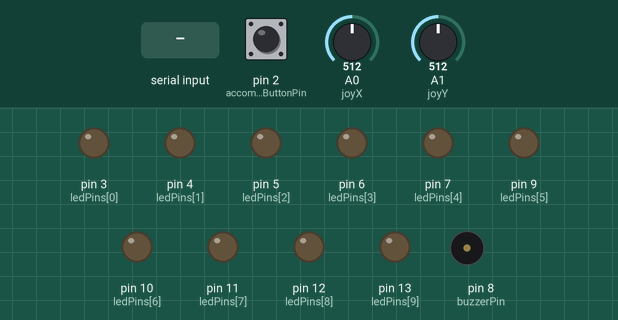
The sketch below on a simulated Arduino Uno, built with avr-gcc and run on an emulated ATmega328P. Shown: output pins drawn as LEDs (lit = HIGH), buzzer (waves = sounding, pin HIGH). Dashed ring = blinking. Inputs (shaded band) come from the test bench; at power-on: A1 (joyY) = 512, pin 2 (accompanimentButtonPin) HIGH, A0 (joyX) = 512. What the sketch prints to the serial monitor is not drawn.

Above: at 1.2 s.
1.3 s: "L90\n" received over Serial
At 2.3 s:
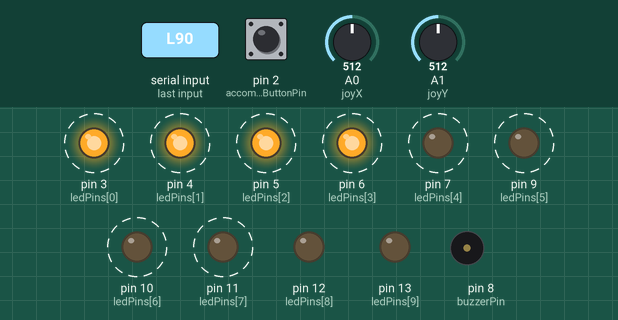
4.3 s: "L,45\n" received over Serial
At 4.57 s:
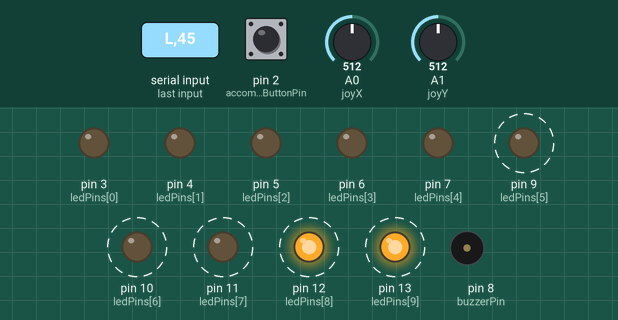
At 4.93 s:
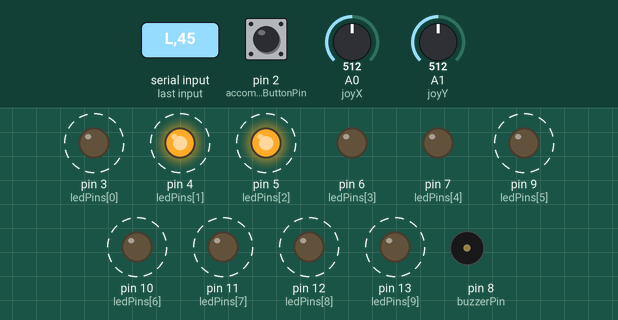
7.3 s: A1 (joyY) set to 685
10.3 s: A1 (joyY) set to 718
Timing chart, 0 to 17.3 s (numbered marks = the images above; inputs shaded):
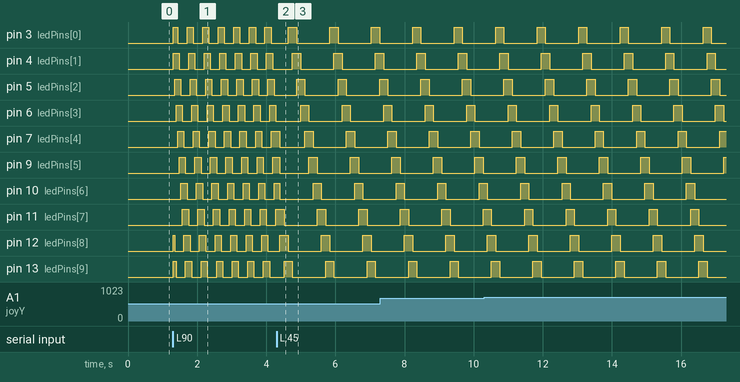

Measured:
- after the input at 1.3 s, pin 3 (ledPins[0]), pin 4 (ledPins[1]): alternates HIGH for 0.18 s and LOW for 0.27 s, starting at once
- after the input at 4.3 s, pin 3 (ledPins[0]): alternates HIGH for 0.24 s and LOW for 0.96 s, starting after 0.34 s; pin 4 (ledPins[1]): alternates HIGH for 0.24 s and LOW for 0.96 s, starting after 0.46 s

The sketch:

RhythmGame_Arduino.ino
```cpp
/*
  =====================================
  音速節拍 - RhythmMaster
  Arduino Maker UNO

  功能：
  1. 左右搖桿：切換電子音色
  2. 上下搖桿：持續調整音量
  3. 搖桿按壓：開啟 / 關閉伴奏
  4. 保留 LED 流水燈

  注意：
  目前測試顯示按壓觸發 D2。
  因此這版使用 D2 作為伴奏開關。

  遊戲開始 / 暫停：
  由 Processing 鍵盤控制。
  =====================================
*/

// =====================================
// LED 設定
// =====================================

const byte ledPins[] = {
  3, 4, 5, 6, 7,
  9, 10, 11, 12, 13
};

const int ledCount = 10;
const int buzzerPin = 8;

int musicLevel = 0;
int ledPosition = 0;

bool lightEnabled = false;
bool waitingLevel = false;

unsigned long lastMove = 0;


// =====================================
// 搖桿腳位設定
// =====================================

// 左右方向
const int joyX = A0;

// 上下方向
const int joyY = A1;

// 目前按壓測試實際觸發 D2
// 因此將 D2 設為電子伴奏開關
const byte accompanimentButtonPin = 2;


// =====================================
// 電子音樂控制
// =====================================

// 三種音色：0、1、2
int musicMode = 0;
int lastMode = -1;

// 是否允許再次切換音色
bool modeReady = true;

// 音量 0~100
int musicVolume = 60;

// 電子伴奏狀態
bool accompanimentEnabled = true;


// =====================================
// 持續音量控制
// =====================================

// 上次調整方向
int lastVolumeDirection = 0;

// 上次調整時間
unsigned long lastVolumeAdjustTime = 0;

// 每150毫秒調整一次
const unsigned long volumeInterval = 150;

// 每次調整2%
const int volumeStep = 2;


// =====================================
// 按鈕防彈跳設定
// =====================================

bool lastButtonRaw = HIGH;
bool stableButton = HIGH;

unsigned long lastButtonChange = 0;

const unsigned long debounceDelay = 40;


// =====================================
// 函式宣告
// =====================================

void readJoystick();
void readAccompanimentButton();
void sendVolume();
void showFlow();
void clearLights();


// =====================================
// SETUP
// =====================================

void setup() {

  Serial.begin(9600);

  // 蜂鳴器
  pinMode(buzzerPin, OUTPUT);

  // D2 按鈕
  pinMode(
    accompanimentButtonPin,
    INPUT_PULLUP
  );

  // LED 初始化
  for (int i = 0; i < ledCount; i++) {

    pinMode(ledPins[i], OUTPUT);

    digitalWrite(
      ledPins[i],
      LOW
    );
  }
}


// =====================================
// LOOP
// =====================================

void loop() {

  // 接收 Processing 的 LED 指令
  while (Serial.available() > 0) {

    char c = Serial.read();

    // LED 亮度指令開頭
    if (c == 'L') {

      waitingLevel = true;
    }

    // 接收亮度數值 0~9
    else if (
      waitingLevel &&
      c >= '0' &&
      c <= '9'
    ) {

      musicLevel = c - '0';

      lightEnabled = true;
      waitingLevel = false;
    }

    // 停止 LED
    else if (c == 'X') {

      lightEnabled = false;
      waitingLevel = false;

      clearLights();

      noTone(buzzerPin);
    }
  }

  // 讀取左右與上下搖桿
  readJoystick();

  // 讀取按壓伴奏開關
  readAccompanimentButton();

  // 保留原本 LED 流水燈
  if (!lightEnabled) {
    return;
  }

  int speedTime =
    map(musicLevel, 0, 9, 180, 45);

  if (
    millis() - lastMove >=
    (unsigned long)speedTime
  ) {

    lastMove = millis();

    ledPosition++;

    if (ledPosition >= ledCount) {
      ledPosition = 0;
    }

    showFlow();
  }
}


// =====================================
// 搖桿控制
// =====================================

void readJoystick() {

  int joyXValue = analogRead(joyX);
  int joyYValue = analogRead(joyY);


  // ===================================
  // 左右控制：切換電子音色
  // ===================================

  // 向左：上一種音色
  if (
    modeReady &&
    joyXValue < 300
  ) {

    musicMode =
      (musicMode + 2) % 3;

    modeReady = false;
  }

  // 向右：下一種音色
  else if (
    modeReady &&
    joyXValue > 700
  ) {

    musicMode =
      (musicMode + 1) % 3;

    modeReady = false;
  }

  // 回到中央才能再次切換
  if (
    joyXValue > 420 &&
    joyXValue < 600
  ) {

    modeReady = true;
  }

  // 音色改變才傳送
  if (musicMode != lastMode) {

    Serial.print("M");
    Serial.println(musicMode);

    lastMode = musicMode;
  }


  // ===================================
  // 上下控制：持續調整音量
  // ===================================

  int volumeDirection = 0;

  // 向上：增加音量
  if (joyYValue < 300) {

    volumeDirection = 1;
  }

  // 向下：減少音量
  else if (joyYValue > 700) {

    volumeDirection = -1;
  }

  // 搖桿回到中央，停止調整
  if (volumeDirection == 0) {

    lastVolumeDirection = 0;

  } else {

    // 新方向立即調整一次
    // 持續推住每150ms調整一次
    if (
      volumeDirection != lastVolumeDirection ||
      millis() - lastVolumeAdjustTime >= volumeInterval
    ) {

      int oldVolume = musicVolume;

      musicVolume +=
        volumeDirection * volumeStep;

      // 限制音量在 0~100
      musicVolume = constrain(
        musicVolume,
        0,
        100
      );

      // 只有數值改變才傳送
      if (musicVolume != oldVolume) {

        sendVolume();
      }

      lastVolumeAdjustTime = millis();

      lastVolumeDirection =
        volumeDirection;
    }
  }
}


// =====================================
// 搖桿按壓：電子伴奏開關
// =====================================

void readAccompanimentButton() {

  bool reading =
    digitalRead(accompanimentButtonPin);

  // 偵測按鈕狀態變化
  if (reading != lastButtonRaw) {

    lastButtonChange = millis();
  }

  // 防彈跳處理
  if (
    millis() - lastButtonChange >
    debounceDelay
  ) {

    if (reading != stableButton) {

      stableButton = reading;

      // 只在按下瞬間切換
      if (stableButton == LOW) {

        accompanimentEnabled =
          !accompanimentEnabled;

        // 開啟伴奏
        if (accompanimentEnabled) {

          Serial.println("B1");

        }

        // 關閉伴奏
        else {

          Serial.println("B0");

        }
      }
    }
  }

  lastButtonRaw = reading;
}


// =====================================
// 傳送音量給 Processing
// =====================================

void sendVolume() {

  Serial.print("V");

  Serial.println(musicVolume);
}


// =====================================
// LED 流水燈
// =====================================

void showFlow() {

  clearLights();

  int lightCount =
    1 + musicLevel / 3;

  for (int i = 0; i < lightCount; i++) {

    int index =
      (ledPosition - i + ledCount)
      % ledCount;

    digitalWrite(
      ledPins[index],
      HIGH
    );
  }
}


// =====================================
// 清除所有 LED
// =====================================

void clearLights() {

  for (int i = 0; i < ledCount; i++) {

    digitalWrite(
      ledPins[i],
      LOW
    );
  }
}
```
